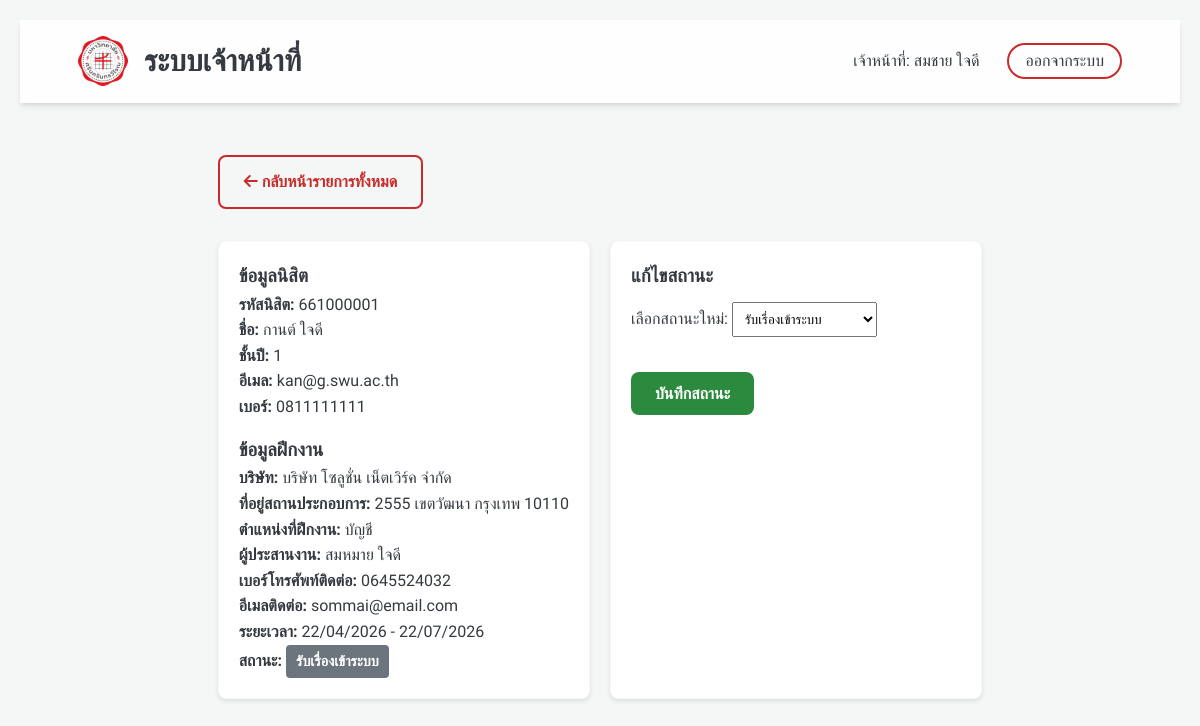
/staff_detail.php?id=12 (signed in), run on the app's committed database.
### tables this page shows
CREATE TABLE `internship_request` (
  `request_id` int(11) NOT NULL,
  `student_id` varchar(20) NOT NULL,
  `company_id` int(11) NOT NULL,
  `internship_position` varchar(255) DEFAULT NULL,
  `start_date` date DEFAULT NULL,
  `end_date` date DEFAULT NULL,
  `status` int(11) NOT NULL DEFAULT 1,
  `supervision_note` text DEFAULT NULL,
  `created_at` timestamp NOT NULL DEFAULT current_timestamp()
);

CREATE TABLE `student` (
  `student_id` varchar(20) NOT NULL,
  `password` varchar(255) NOT NULL,
  `first_name` varchar(100) NOT NULL,
  `last_name` varchar(100) NOT NULL,
  `email` varchar(100) DEFAULT NULL,
  `phone` varchar(20) DEFAULT NULL,
  `year` int(11) DEFAULT NULL
);

CREATE TABLE `company` (
  `company_id` int(11) NOT NULL,
  `company_name` varchar(255) NOT NULL,
  `address` text DEFAULT NULL,
  `contact_person` varchar(150) DEFAULT NULL,
  `contact_phone` varchar(10) DEFAULT NULL,
  `contact_email` varchar(100) DEFAULT NULL
);

### staff_detail.php (the view, shortened to what this page needs)
<?php
require 'db.php';
$request_id = isset($_GET['id']) ? (int)$_GET['id'] : 0;
$stmt = $pdo->prepare("
    SELECT r.*,
           c.company_name, c.address, c.contact_person, c.contact_phone, c.contact_email,
           s.first_name, s.last_name, s.student_id as st_id, s.year, s.phone, s.email
    FROM Internship_Request r
    JOIN Company c ON r.company_id = c.company_id
    JOIN Student s ON r.student_id = s.student_id
    WHERE r.request_id = ?
");
$stmt->execute([$request_id]);
$req = $stmt->fetch();
$allowedFlow = [
    1 => [2, 9],
    2 => [3],
    3 => [4],
    4 => [],
    9 => []
];
$statusLabels = [
    1 => 'รับเรื่องเข้าระบบ',
    2 => 'อาจารย์ที่ปรึกษาอนุมัติ',
    3 => 'ออกใบส่งตัวแล้ว',
    4 => 'ฝึกงานเสร็จสิ้น',
    9 => 'ยกเลิก'
];
?>
<!DOCTYPE html>
<html lang="th">
<head>
    <link rel="stylesheet" href="style_sst.css">
    <link rel="stylesheet" href="https://cdnjs.cloudflare.com/ajax/libs/font-awesome/6.4.0/css/all.min.css">
</head>
<body>
<nav class="navbar" style="margin-bottom: 20px;">
    <div class="nav-brand">
    <img src="img/Srinakharinwirot_Logo (1).png" alt="SWU Logo" onerror="this.src='img/images.png'">
        <h2>ระบบเจ้าหน้าที่</h2>
    </div>
    <div class="nav-links">
        เจ้าหน้าที่: <?php echo htmlspecialchars($_SESSION['name'] ?? 'ผู้ดูแลระบบ'); ?>
        <a href="logout.php" class="btn-outline" style="padding: 0.4rem 1rem; border-radius: 50px;">ออกจากระบบ</a>
    </div>
</nav>
<div class="container">
    <div style="margin-bottom: 2rem;">
        <a href="staff_dashboard.php"class="btn btn-outline"><i class="fas fa-arrow-left"></i> กลับหน้ารายการทั้งหมด</a>
    </div>
    <div class="grid-2">
        <div class="card">
            <h3>ข้อมูลนิสิต</h3>
            <p><b>รหัสนิสิต:</b> <?php echo htmlspecialchars($req['st_id']); ?></p>
            <p><b>ชื่อ:</b> <?php echo htmlspecialchars($req['first_name'].' '.$req['last_name']); ?></p>
            <p><b>ชั้นปี:</b> <?php echo htmlspecialchars($req['year']); ?></p>
            <p><b>อีเมล:</b> <?php echo htmlspecialchars($req['email']); ?></p>
            <p><b>เบอร์:</b> <?php echo htmlspecialchars($req['phone']); ?></p>
            <h3 style="margin-top: 1rem;">ข้อมูลฝึกงาน</h3>
            <p><b>บริษัท:</b> <?php echo htmlspecialchars($req['company_name']); ?></p>
            <p><b>ที่อยู่สถานประกอบการ:</b> <?php echo htmlspecialchars($req['address']); ?></p>
            <p><b>ตำแหน่งที่ฝึกงาน:</b> <?php echo htmlspecialchars($req['internship_position']); ?></p>
            <p><b>ผู้ประสานงาน:</b> <?php echo htmlspecialchars($req['contact_person']); ?></p>
            <p><b>เบอร์โทรศัพท์ติดต่อ:</b> <?php echo htmlspecialchars($req['contact_phone']); ?></p>
            <p><b>อีเมลติดต่อ:</b> <?php echo htmlspecialchars($req['contact_email']?? '-' ); ?></p>
            <p><b>ระยะเวลา:</b>
                <?php echo date('d/m/Y', strtotime($req['start_date'])); ?> -
                <?php echo date('d/m/Y', strtotime($req['end_date'])); ?>
            </p>
            <p><b>สถานะ:</b> <?php echo getStatusBadge($req['status']); ?></p>
        </div>
        <div class="card">
            <h3>แก้ไขสถานะ</h3>
            <form method="POST" action="staff_detail.php?id=<?php echo (int)$request_id; ?>">
                <label>เลือกสถานะใหม่:</label>
                <select name="new_status" required>
                    <?php
                    $current = $req['status'];
                    $allStatus = [1, 2, 3, 4, 9];
                    foreach ($allStatus as $s):
                    ?>
                    <option value="<?php echo $s; ?>"
                        <?php
                        if ($s == $current) echo 'selected';
                        elseif (!in_array($s, $allowedFlow[$current])) echo 'disabled';
                        ?>
                    >
                        <?php echo htmlspecialchars($statusLabels[$s]); ?>
                    </option>
                    <?php endforeach; ?>
                </select>
                <br><br>
                <button type="submit" class= "btn btn-success" >บันทึกสถานะ</button>
            </form>
        </div>
    </div>
</div>
</body>
</html>

### style_sst.css (style rules this page uses)
:root { --primary-red: #c92a2a; --primary-red-hover: #b02323; --light-red: #fff0f0; --dark-gray: #343a40; --medium-gray: #868e96; --light-gray: #f8f9fa; --white: #ffffff; --glass-bg: rgba(255, 255, 255, 0.85); --glass-border: rgba(255, 255, 255, 0.18); --shadow-sm: 0 4px 6px -1px rgba(0, 0, 0, 0.1), 0 2px 4px -1px rgba(0, 0, 0, 0.06); --shadow-md: 0 10px 15px -3px rgba(0, 0, 0, 0.1), 0 4px 6px -2px rgba(0, 0, 0, 0.05); --shadow-lg: 0 20px 25px -5px rgba(0, 0, 0, 0.1), 0 10px 10px -5px rgba(0, 0, 0, 0.04); }
* { margin: 0; padding: 0; box-sizing: border-box; font-family: 'Prompt', sans-serif; }
body { background-color: var(--light-gray); color: var(--dark-gray); line-height: 1.6; min-height: 100vh; display: flex; flex-direction: column; }
.navbar { background: var(--glass-bg); backdrop-filter: blur(10px); -webkit-backdrop-filter: blur(10px); border-bottom: 1px solid var(--glass-border); position: sticky; top: 0; z-index: 1000; padding: 1rem 5%; display: flex; justify-content: space-between; align-items: center; box-shadow: var(--shadow-sm); }
.nav-brand { display: flex; align-items: center; gap: 1rem; text-decoration: none; color: var(--dark-gray); font-weight: 700; font-size: 1.25rem; }
.nav-brand img { height: 50px; width: auto; }
.nav-links a { text-decoration: none; color: var(--dark-gray); margin-left: 1.5rem; font-weight: 500; transition: color 0.3s; }
.container { max-width: 1200px; margin: 0 auto; padding: 2rem 15px; flex: 1; }
.grid-2 { grid-template-columns: 1fr 1fr; }
.card { background: var(--white); border-radius: 15px; padding: 1.5rem; box-shadow: var(--shadow-sm); transition: transform 0.3s, box-shadow 0.3s; border: 1px solid var(--light-gray); }
.btn { display: inline-block; padding: 0.75rem 1.5rem; border: none; border-radius: 8px; font-size: 1rem; font-weight: 600; cursor: pointer; text-align: center; text-decoration: none; transition: all 0.3s; }
.btn-outline { background-color: transparent; border: 2px solid var(--primary-red); color: var(--primary-red); }
.btn-success { background-color: #2b8a3e; color: white; }

### staff_detail.php (style rules this page uses)
body { font-family: sans-serif; background: #f4f7f6; padding: 20px; }
.container { max-width: 800px; margin: auto; }
.card { background: #fff; padding: 20px; margin-bottom: 20px; border-radius: 8px; box-shadow: 0 2px 4px rgba(0,0,0,0.1); }
.grid-2 { display: grid; grid-template-columns: 1fr 1fr; gap: 20px; }
select, button { padding: 8px; margin-top: 10px; }
button { background: #0d6efd; color: white; border: none; cursor: pointer; border-radius: 4px; }

### data on the page
internship_request: student.student_id "661000001", student.last_name "กานต์ ใจดี", student.year "1", student.email "kan@g.swu.ac.th", student.phone "0811111111", company.company_name "บริษัท โซลูชั่น เน็ตเวิร์ค จำกัด", company.address "2555 เขตวัฒนา กรุงเทพ 10110", internship_position "บัญชี", company.contact_person "สมหมาย ใจดี", company.contact_phone "0645524032", company.contact_email "sommai@email.com", start_date "22/04/2026", end_date "22/07/2026", new_status "รับเรื่องเข้าระบบ"

### other printed values
$_SESSION['name'] "สมชาย ใจดี"
